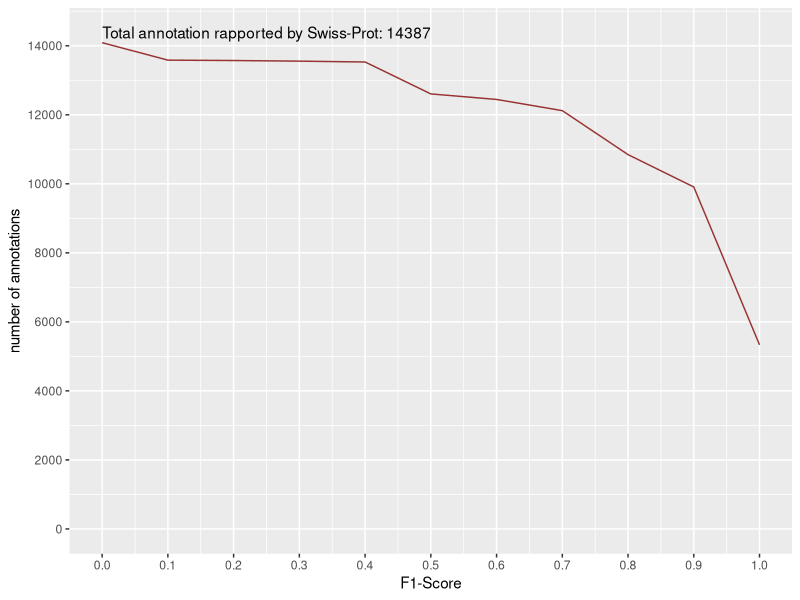
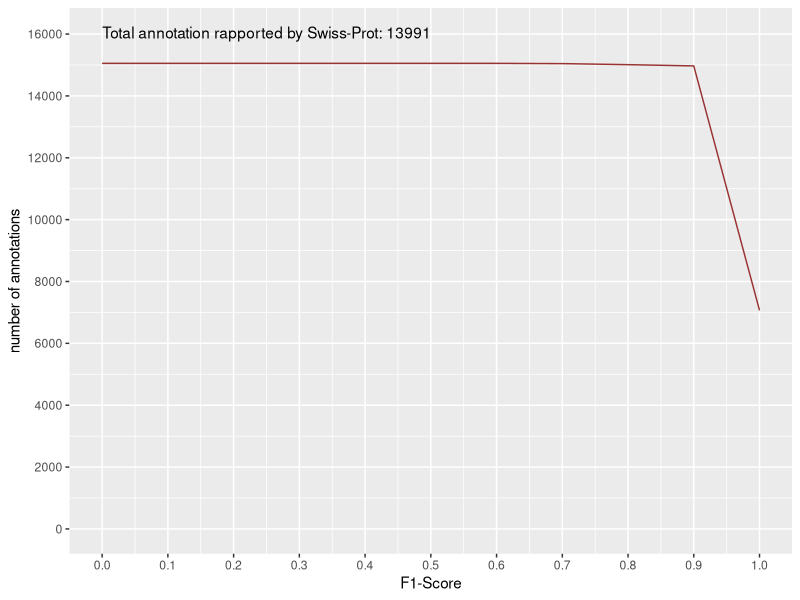

Recreate these plots in R, in order.
if (!require("ggplot2")){
  install.packages("ggplot2")
  library(ggplot2)
}else{
  library(ggplot2)
}
library(tidyverse)

# Create the predictor and response variable.
x <- c(0, 0.1, 0.2, 0.3, 0.4, 0.5, 0.6, 0.7, 0.8, 0.9, 1)
y <- c(14089,13584,13573,13555,13530,12605,12445,12120,10846,9908,5334)
ylim = 14387
#ylim = ylim + (2000 - ylim%%2000)
data = data.frame(x, y)

# plot graphic
p1 = ggplot(data, aes(x=x, y=y), ylim = ylim) + 
  geom_line(color='#993333') + 
  xlab("F1-Score") +
  ylab("number of annotations") +
  scale_x_continuous(limits = c(0, 1), breaks = seq(0, 1, .1)) +
  scale_y_continuous(limits = c(0, ylim), breaks = seq(0, ylim, by = 2000)) +
  annotate("text", x=0, y=ylim, label= paste0("Total annotation rapported by Swiss-Prot: ", ylim), hjust = 0)
p1



# Create the predictor and response variable.
x <- c(0, 0.1, 0.2, 0.3, 0.4, 0.5, 0.6, 0.7, 0.8, 0.9, 1)
y <- c(15053,15053,15053,15053,15053,15053,15053,15045,15011,14970,7067)
ylim = max(y)
lim = 13991
#ylim = ylim + (2000 - ylim%%2000)
data = data.frame(x, y)

# plot graphic
p2 = ggplot(data, aes(x=x, y=y), ylim = ylim) + 
  geom_line(color='#993333') + 
  xlab("F1-Score") +
  ylab("number of annotations") +
  scale_x_continuous(limits = c(0, 1), breaks = seq(0, 1, .1)) +
  scale_y_continuous(limits = c(0, ylim+1000), breaks = seq(0, ylim+1000, by = 2000)) +
  annotate("text", x=0, y=ylim+1000, label= paste0("Total annotation rapported by Swiss-Prot: ", lim), hjust = 0)
p2